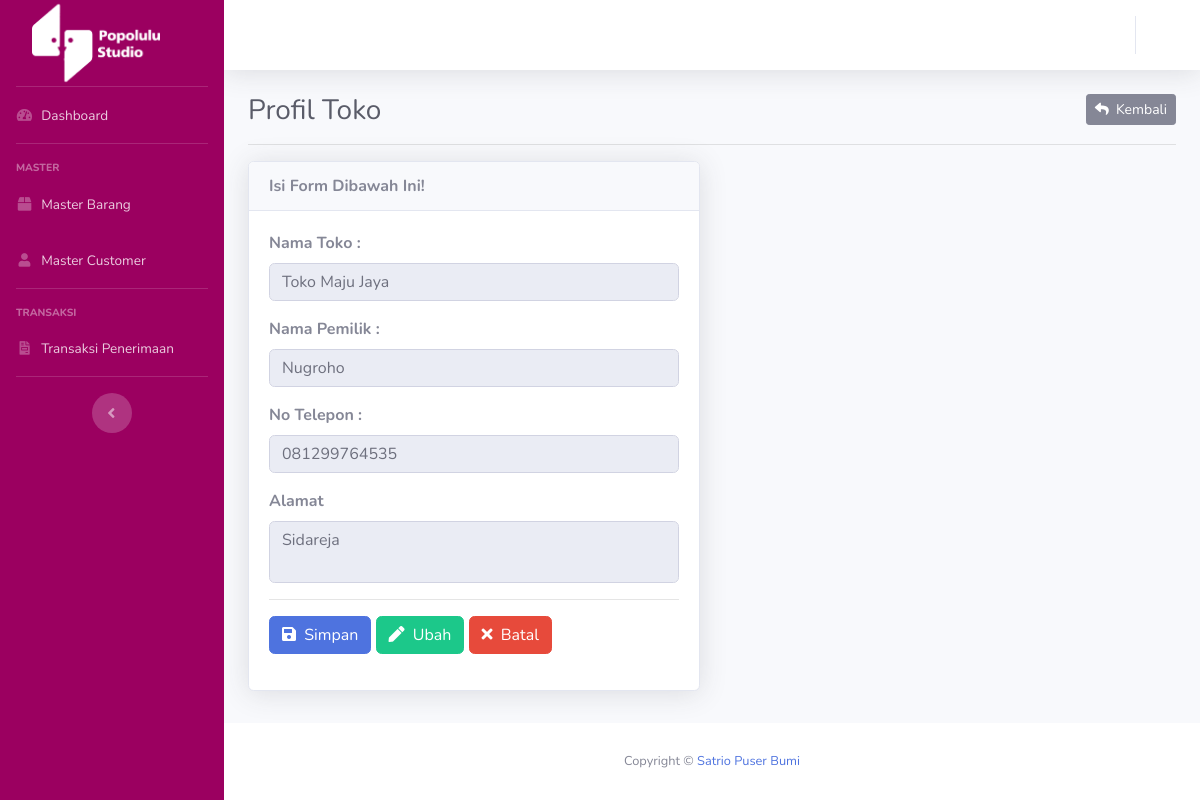
/index.php/toko, run on an earlier commit of the app's database.
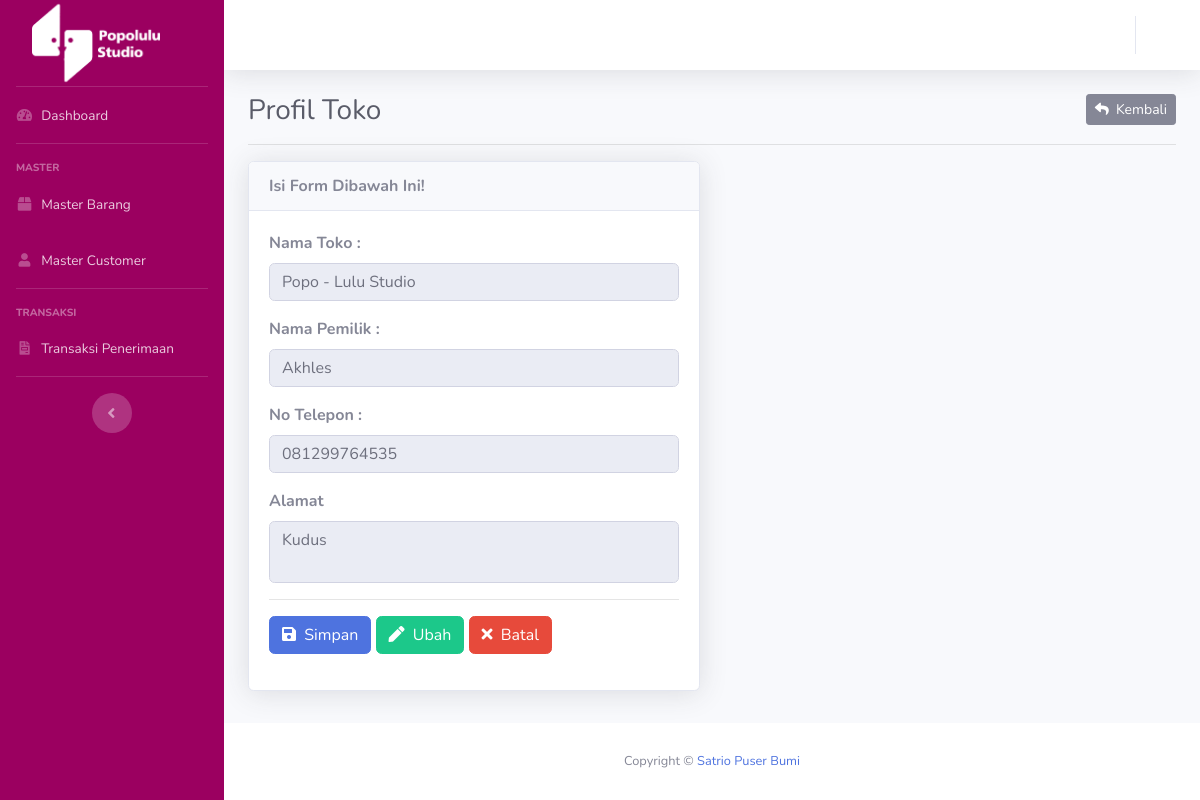
And on a later commit of the database.
### tables this page shows
CREATE TABLE `data_toko` (
  `id` int(11) NOT NULL,
  `nama_toko` varchar(80) DEFAULT NULL,
  `nama_pemilik` varchar(80) DEFAULT NULL,
  `no_telepon` varchar(15) DEFAULT NULL,
  `alamat` varchar(255) DEFAULT NULL
);

### index.php (called while the page is built, shortened)
<?php
require_once BASEPATH.'core/CodeIgniter.php';

### application/views/toko.php (the view, shortened to what this page needs)
<!DOCTYPE html>
<html lang="en">
<head>
</head>
<body id="page-top">
	<div id="wrapper">
		<div id="content-wrapper" class="d-flex flex-column">
			<div id="content" data-url="<?= base_url('kasir') ?>">
				<div class="container-fluid">
					<div class="clearfix">
						<div class="float-left">
							<h1 class="h3 m-0 text-gray-800"><?= $title ?></h1>
						</div>
						<div class="float-right">
							<a href="<?= base_url('dashboard') ?>" class="btn btn-secondary btn-sm"><i class="fa fa-reply"></i>&nbsp;&nbsp;Kembali</a>
						</div>
					</div>
					<hr>
					<div class="row">
						<div class="col-md-6">
							<div class="card shadow">
								<div class="card-header"><strong>Isi Form Dibawah Ini!</strong></div>
								<div class="card-body">
									<form action="<?= base_url('toko/proses_ubah') ?>" id="form-tambah" method="POST">
										<div class="form-group">
											<label for="nama_toko"><strong>Nama Toko : </strong></label>
											<input type="text" name="nama_toko" id="nama_toko" value="<?= $toko->nama_toko ?>" placeholder="Masukan Nama Toko" class="form-control" readonly>
										</div>
										<div class="form-group">
											<label for="nama_toko"><strong>Nama Pemilik : </strong></label>
											<input type="text" name="nama_pemilik" id="nama_pemilik" value="<?= $toko->nama_pemilik ?>" placeholder="Masukan Nama Pemilik" class="form-control" readonly>
										</div>
										<div class="form-group">
											<label for="nama_toko"><strong>No Telepon : </strong></label>
											<input type="number" name="no_telepon" id="no_telepon" value="<?= $toko->no_telepon ?>" placeholder="Masukan No Telepon" class="form-control" readonly>
										</div>
										<div class="form-group">
											<label for="alamat"><strong>Alamat</strong></label>
											<textarea readonly name="alamat" id="alamat" class="form-control" placeholder="Masukan Alamat" style="resize: none;"><?= $toko->alamat ?></textarea>
										</div>
										<hr>
										<div class="form-group">
											<button type="submit" class="btn btn-primary"><i class="fa fa-save"></i>&nbsp;&nbsp;Simpan</button>
											<button type="button" class="btn btn-success" id="ubah"><i class="fa fa-pen"></i>&nbsp;&nbsp;Ubah</button>
											<button type="reset" class="btn btn-danger"><i class="fa fa-times"></i>&nbsp;&nbsp;Batal</button>
										</div>
									</form>
								</div>
							</div>
						</div>
					</div>
				</div>
			</div>
		</div>
	</div>
</body>
</html>

What changed in the data, as far as the page shows it:
changed data_toko: nama_toko "Toko Maju Jaya" → "Popo - Lulu Studio"; nama_pemilik "Nugroho" → "Akhles"; alamat "Sidareja" → "Kudus"
